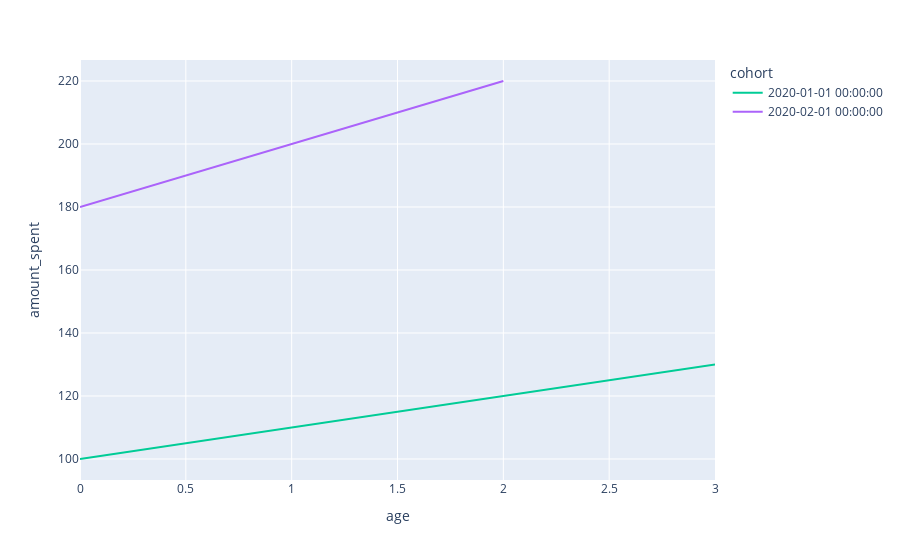

Notebook source saved alongside this figure:
### Code cell
px.line(cohort_trans_log,
        x="age",
        y="amount_spent",
        color="cohort")

### Figure 1 — Plotly figure (JSON) as saved in the notebook; plotly's stock layout.template omitted (floating-point values rounded to 4 significant figures)
{"data": [{"hovertemplate": "cohort=2020-01-01 00:00:00<br>age=%{x}<br>amount_spent=%{y}<extra></extra>", "legendgroup": "2020-01-01 00:00:00", "line": {"color": "#00cc96", "dash": "solid"}, "mode": "lines", "name": "2020-01-01 00:00:00", "orientation": "v", "showlegend": true, "type": "scatter", "x": [0, 1, 2, 3], "xaxis": "x", "y": [100, 110, 120, 130], "yaxis": "y"}, {"hovertemplate": "cohort=2020-02-01 00:00:00<br>age=%{x}<br>amount_spent=%{y}<extra></extra>", "legendgroup": "2020-02-01 00:00:00", "line": {"color": "#ab63fa", "dash": "solid"}, "mode": "lines", "name": "2020-02-01 00:00:00", "orientation": "v", "showlegend": true, "type": "scatter", "x": [0, 1, 2], "xaxis": "x", "y": [180, 200, 220], "yaxis": "y"}], "layout": {"legend": {"title": {"text": "cohort"}, "tracegroupgap": 0}, "margin": {"t": 60}, "xaxis": {"anchor": "y", "domain": [0, 1], "title": {"text": "age"}}, "yaxis": {"anchor": "x", "domain": [0, 1], "title": {"text": "amount_spent"}}}}
